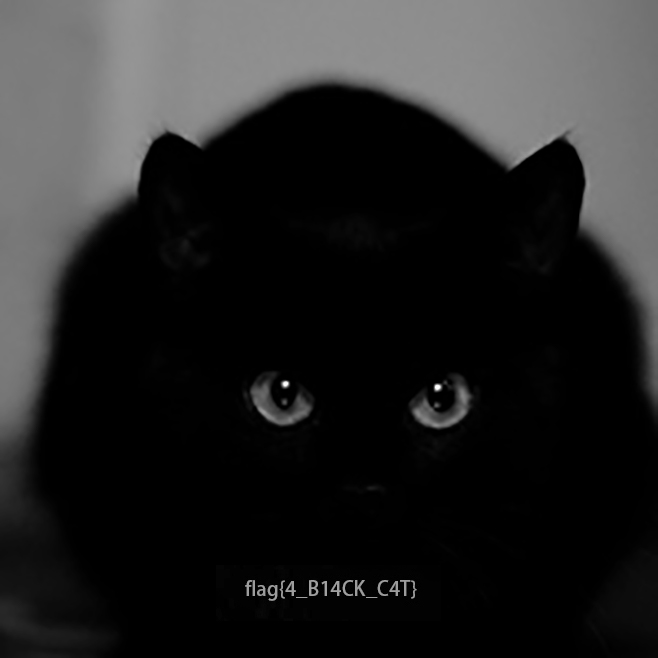
#> input picture official/白与夜/images/black.jpg, 658 x 658 px
$ python run.py
#> lines starting #> are read from the running program, lines starting #| are printed output that depends on the picture
import sys
from PIL import Image


def converge(c1,c2):
    c=round(255*c1/(255+c1-c2)) if 255+c1-c2!=0 else 0
    alpha=255+c1-c2 if 255+c1-c2<=255 else 255
    return (c,alpha)


name1=input("Input the name of bright image:")
#> the answer given: images/black.jpg
name2=input("Input the name of dark image:")
#> the answer given: images/white.jpg
name3=input("Input the name of output image")
#> the answer given: out.png


bright=Image.open(name1,'r').convert('LA').split()[0]
dark=Image.open(name2,'r').convert('LA').split()[0]
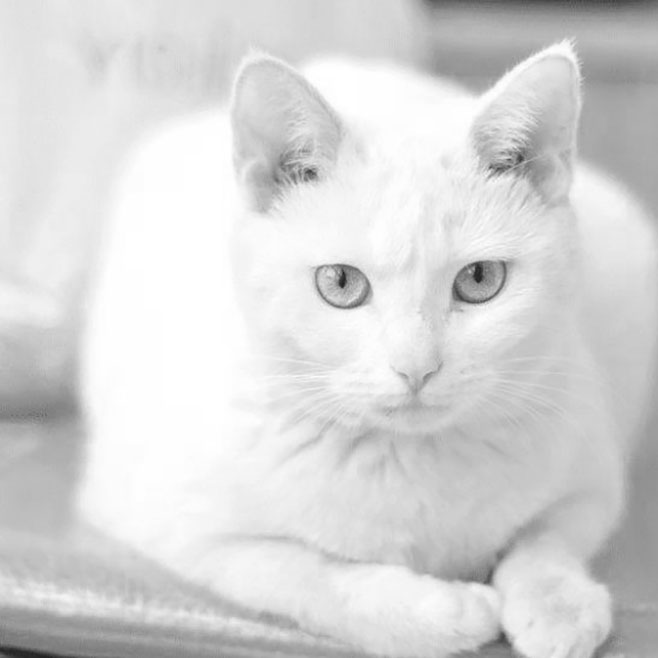
#> input picture official/白与夜/images/white.jpg, 658 x 658 px
assert(dark.size==bright.size)


newData=list(map(converge,dark.getdata(),bright.getdata()))
#> newData = 432964 items

newImg = Image.new('LA',dark.size)
#> newImg: PIL image 658x658 LA; every value is 0
newImg.putdata(newData)
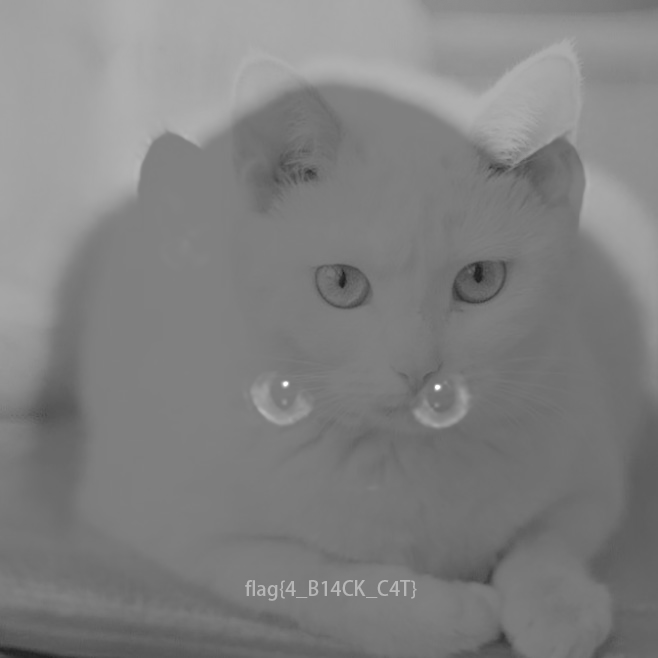
#> newImg: PIL image 658x658 LA; mean R, G, B, A 128.5, 128.5, 128.5, 254.9; transparent parts drawn white
newImg.save(name3, "PNG")
